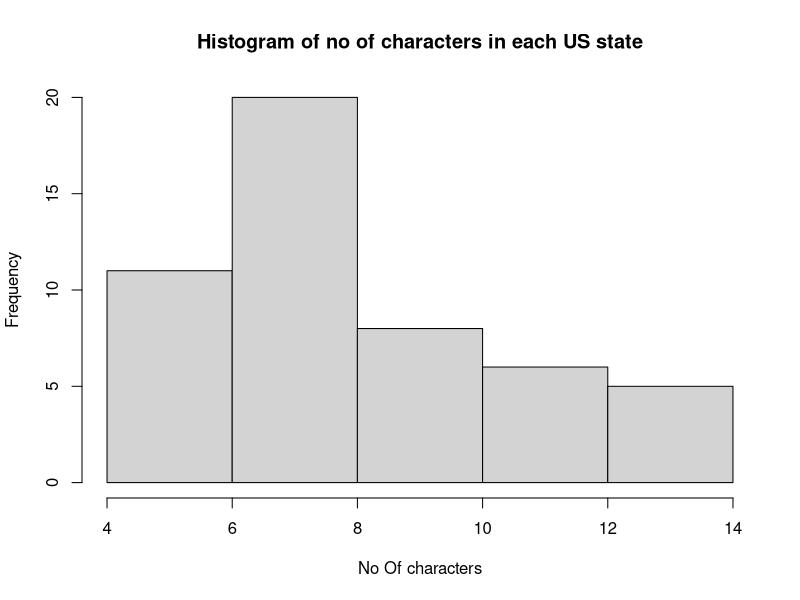

This figure's R source:
#1. States = rownames(US Arrests) 
States = rownames(USArrests)
States

#Get states names with 'w'. 
grep("w", States, value = TRUE)

#Get states names with 'W'. 
grep("W", States, value = TRUE)

#2. Prepare a Histogram of the number of characters in each US state. 
count <- nchar(States)
count 
Histogram <- hist(count , xlab = "No Of characters" ,  ylab = "Frequency" , main = "Histogram of no of characters in each US state"  )

